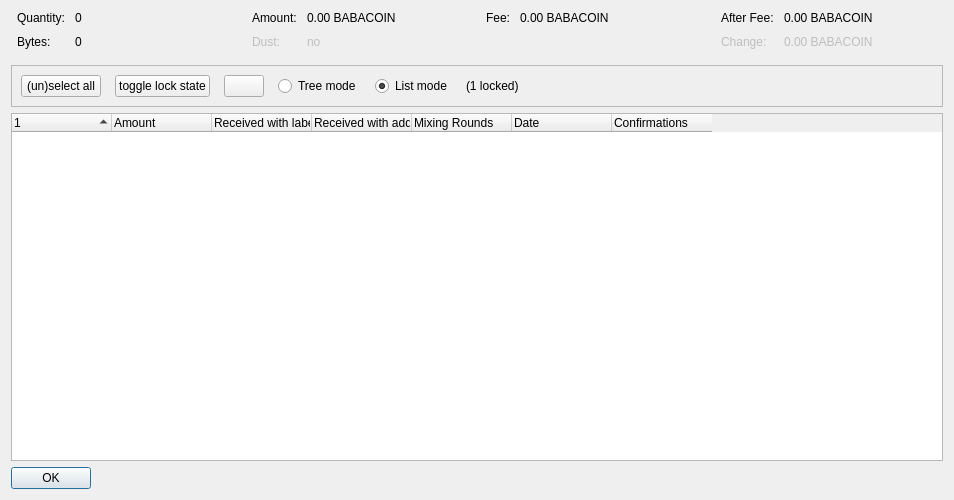
<?xml version="1.0" encoding="UTF-8"?>
<ui version="4.0">
 <class>CoinControlDialog</class>
 <widget class="QDialog" name="CoinControlDialog">
  <property name="geometry">
   <rect>
    <x>0</x>
    <y>0</y>
    <width>954</width>
    <height>500</height>
   </rect>
  </property>
  <property name="windowTitle">
   <string>Coin Selection</string>
  </property>
  <layout class="QVBoxLayout" name="verticalLayout">
   <item>
    <layout class="QHBoxLayout" name="horizontalLayoutTop" stretch="0,0,0,0">
     <property name="topMargin">
      <number>0</number>
     </property>
     <property name="bottomMargin">
      <number>10</number>
     </property>
     <item>
      <layout class="QFormLayout" name="formLayoutCoinControl1">
       <property name="horizontalSpacing">
        <number>10</number>
       </property>
       <property name="verticalSpacing">
        <number>10</number>
       </property>
       <property name="leftMargin">
        <number>6</number>
       </property>
       <property name="rightMargin">
        <number>6</number>
       </property>
       <item row="0" column="0">
        <widget class="QLabel" name="labelCoinControlQuantityText">
         <property name="text">
          <string>Quantity:</string>
         </property>
        </widget>
       </item>
       <item row="0" column="1">
        <widget class="QLabel" name="labelCoinControlQuantity">
         <property name="cursor">
          <cursorShape>IBeamCursor</cursorShape>
         </property>
         <property name="contextMenuPolicy">
          <enum>Qt::ActionsContextMenu</enum>
         </property>
         <property name="text">
          <string notr="true">0</string>
         </property>
         <property name="textInteractionFlags">
          <set>Qt::LinksAccessibleByMouse|Qt::TextSelectableByKeyboard|Qt::TextSelectableByMouse</set>
         </property>
        </widget>
       </item>
       <item row="1" column="0">
        <widget class="QLabel" name="labelCoinControlBytesText">
         <property name="text">
          <string>Bytes:</string>
         </property>
        </widget>
       </item>
       <item row="1" column="1">
        <widget class="QLabel" name="labelCoinControlBytes">
         <property name="cursor">
          <cursorShape>IBeamCursor</cursorShape>
         </property>
         <property name="contextMenuPolicy">
          <enum>Qt::ActionsContextMenu</enum>
         </property>
         <property name="text">
          <string notr="true">0</string>
         </property>
         <property name="textInteractionFlags">
          <set>Qt::LinksAccessibleByMouse|Qt::TextSelectableByKeyboard|Qt::TextSelectableByMouse</set>
         </property>
        </widget>
       </item>
      </layout>
     </item>
     <item>
      <layout class="QFormLayout" name="formLayoutCoinControl2">
       <property name="horizontalSpacing">
        <number>10</number>
       </property>
       <property name="verticalSpacing">
        <number>10</number>
       </property>
       <property name="leftMargin">
        <number>6</number>
       </property>
       <property name="rightMargin">
        <number>6</number>
       </property>
       <item row="0" column="0">
        <widget class="QLabel" name="labelCoinControlAmountText">
         <property name="text">
          <string>Amount:</string>
         </property>
        </widget>
       </item>
       <item row="0" column="1">
        <widget class="QLabel" name="labelCoinControlAmount">
         <property name="cursor">
          <cursorShape>IBeamCursor</cursorShape>
         </property>
         <property name="contextMenuPolicy">
          <enum>Qt::ActionsContextMenu</enum>
         </property>
         <property name="text">
          <string notr="true">0.00 BABACOIN</string>
         </property>
         <property name="textInteractionFlags">
          <set>Qt::LinksAccessibleByMouse|Qt::TextSelectableByKeyboard|Qt::TextSelectableByMouse</set>
         </property>
        </widget>
       </item>
       <item row="1" column="0">
        <widget class="QLabel" name="labelCoinControlLowOutputText">
         <property name="enabled">
          <bool>false</bool>
         </property>
         <property name="text">
          <string>Dust:</string>
         </property>
        </widget>
       </item>
       <item row="1" column="1">
        <widget class="QLabel" name="labelCoinControlLowOutput">
         <property name="enabled">
          <bool>false</bool>
         </property>
         <property name="cursor">
          <cursorShape>IBeamCursor</cursorShape>
         </property>
         <property name="contextMenuPolicy">
          <enum>Qt::ActionsContextMenu</enum>
         </property>
         <property name="text">
          <string notr="true">no</string>
         </property>
         <property name="textInteractionFlags">
          <set>Qt::LinksAccessibleByMouse|Qt::TextSelectableByKeyboard|Qt::TextSelectableByMouse</set>
         </property>
        </widget>
       </item>
      </layout>
     </item>
     <item>
      <layout class="QFormLayout" name="formLayoutCoinControl3">
       <property name="horizontalSpacing">
        <number>10</number>
       </property>
       <property name="verticalSpacing">
        <number>10</number>
       </property>
       <property name="leftMargin">
        <number>6</number>
       </property>
       <property name="rightMargin">
        <number>6</number>
       </property>
       <item row="0" column="0">
        <widget class="QLabel" name="labelCoinControlFeeText">
         <property name="text">
          <string>Fee:</string>
         </property>
        </widget>
       </item>
       <item row="0" column="1">
        <widget class="QLabel" name="labelCoinControlFee">
         <property name="cursor">
          <cursorShape>IBeamCursor</cursorShape>
         </property>
         <property name="contextMenuPolicy">
          <enum>Qt::ActionsContextMenu</enum>
         </property>
         <property name="text">
          <string notr="true">0.00 BABACOIN</string>
         </property>
         <property name="textInteractionFlags">
          <set>Qt::LinksAccessibleByMouse|Qt::TextSelectableByKeyboard|Qt::TextSelectableByMouse</set>
         </property>
        </widget>
       </item>
      </layout>
     </item>
     <item>
      <layout class="QFormLayout" name="formLayoutCoinControl4">
       <property name="horizontalSpacing">
        <number>10</number>
       </property>
       <property name="verticalSpacing">
        <number>10</number>
       </property>
       <property name="leftMargin">
        <number>6</number>
       </property>
       <property name="rightMargin">
        <number>6</number>
       </property>
       <item row="0" column="0">
        <widget class="QLabel" name="labelCoinControlAfterFeeText">
         <property name="text">
          <string>After Fee:</string>
         </property>
        </widget>
       </item>
       <item row="0" column="1">
        <widget class="QLabel" name="labelCoinControlAfterFee">
         <property name="cursor">
          <cursorShape>IBeamCursor</cursorShape>
         </property>
         <property name="contextMenuPolicy">
          <enum>Qt::ActionsContextMenu</enum>
         </property>
         <property name="text">
          <string notr="true">0.00 BABACOIN</string>
         </property>
         <property name="textInteractionFlags">
          <set>Qt::LinksAccessibleByMouse|Qt::TextSelectableByKeyboard|Qt::TextSelectableByMouse</set>
         </property>
        </widget>
       </item>
       <item row="1" column="0">
        <widget class="QLabel" name="labelCoinControlChangeText">
         <property name="enabled">
          <bool>false</bool>
         </property>
         <property name="text">
          <string>Change:</string>
         </property>
        </widget>
       </item>
       <item row="1" column="1">
        <widget class="QLabel" name="labelCoinControlChange">
         <property name="enabled">
          <bool>false</bool>
         </property>
         <property name="cursor">
          <cursorShape>IBeamCursor</cursorShape>
         </property>
         <property name="contextMenuPolicy">
          <enum>Qt::ActionsContextMenu</enum>
         </property>
         <property name="text">
          <string notr="true">0.00 BABACOIN</string>
         </property>
         <property name="textInteractionFlags">
          <set>Qt::LinksAccessibleByMouse|Qt::TextSelectableByKeyboard|Qt::TextSelectableByMouse</set>
         </property>
        </widget>
       </item>
      </layout>
     </item>
    </layout>
   </item>
   <item>
    <widget class="QFrame" name="frame">
     <property name="minimumSize">
      <size>
       <width>0</width>
       <height>40</height>
      </size>
     </property>
     <property name="frameShape">
      <enum>QFrame::StyledPanel</enum>
     </property>
     <property name="frameShadow">
      <enum>QFrame::Sunken</enum>
     </property>
     <layout class="QHBoxLayout" name="horizontalLayout">
      <item>
       <layout class="QHBoxLayout" name="horizontalLayoutPanel" stretch="0,0,0,0,0,0,0">
        <property name="spacing">
         <number>14</number>
        </property>
        <item>
         <widget class="QPushButton" name="pushButtonSelectAll">
          <property name="sizePolicy">
           <sizepolicy hsizetype="Maximum" vsizetype="Fixed">
            <horstretch>0</horstretch>
            <verstretch>0</verstretch>
           </sizepolicy>
          </property>
          <property name="text">
           <string>(un)select all</string>
          </property>
          <property name="autoDefault">
           <bool>false</bool>
          </property>
         </widget>
        </item>
        <item>
         <widget class="QPushButton" name="pushButtonToggleLock">
          <property name="sizePolicy">
           <sizepolicy hsizetype="Maximum" vsizetype="Fixed">
            <horstretch>0</horstretch>
            <verstretch>0</verstretch>
           </sizepolicy>
          </property>
          <property name="text">
           <string>toggle lock state</string>
          </property>
          <property name="autoDefault">
           <bool>false</bool>
          </property>
         </widget>
        </item>
        <item>
         <widget class="QPushButton" name="hideButton">
          <property name="sizePolicy">
           <sizepolicy hsizetype="Maximum" vsizetype="Fixed">
            <horstretch>0</horstretch>
            <verstretch>0</verstretch>
           </sizepolicy>
          </property>
          <property name="text">
           <string/>
          </property>
          <property name="autoDefault">
           <bool>false</bool>
          </property>
         </widget>
        </item>
        <item>
         <widget class="QRadioButton" name="radioTreeMode">
          <property name="sizePolicy">
           <sizepolicy hsizetype="Maximum" vsizetype="Fixed">
            <horstretch>0</horstretch>
            <verstretch>0</verstretch>
           </sizepolicy>
          </property>
          <property name="text">
           <string>Tree mode</string>
          </property>
         </widget>
        </item>
        <item>
         <widget class="QRadioButton" name="radioListMode">
          <property name="sizePolicy">
           <sizepolicy hsizetype="Maximum" vsizetype="Fixed">
            <horstretch>0</horstretch>
            <verstretch>0</verstretch>
           </sizepolicy>
          </property>
          <property name="text">
           <string>List mode</string>
          </property>
          <property name="checked">
           <bool>true</bool>
          </property>
         </widget>
        </item>
        <item>
         <widget class="QLabel" name="labelLocked">
          <property name="text">
           <string>(1 locked)</string>
          </property>
         </widget>
        </item>
        <item>
         <spacer name="horizontalSpacer">
          <property name="orientation">
           <enum>Qt::Horizontal</enum>
          </property>
          <property name="sizeHint" stdset="0">
           <size>
            <width>40</width>
            <height>20</height>
           </size>
          </property>
         </spacer>
        </item>
       </layout>
      </item>
     </layout>
    </widget>
   </item>
   <item>
    <widget class="CoinControlTreeWidget" name="treeWidget">
     <property name="contextMenuPolicy">
      <enum>Qt::CustomContextMenu</enum>
     </property>
     <property name="sortingEnabled">
      <bool>false</bool>
     </property>
     <property name="columnCount">
      <number>7</number>
     </property>
     <attribute name="headerShowSortIndicator" stdset="0">
      <bool>true</bool>
     </attribute>
     <attribute name="headerStretchLastSection">
      <bool>false</bool>
     </attribute>
     <column>
      <property name="text">
       <string/>
      </property>
     </column>
     <column>
      <property name="text">
       <string>Amount</string>
      </property>
     </column>
     <column>
      <property name="text">
       <string>Received with label</string>
      </property>
     </column>
     <column>
      <property name="text">
       <string>Received with address</string>
      </property>
     </column>
     <column>
      <property name="text">
       <string>Mixing Rounds</string>
      </property>
     </column>
     <column>
      <property name="text">
       <string>Date</string>
      </property>
     </column>
     <column>
      <property name="text">
       <string>Confirmations</string>
      </property>
      <property name="toolTip">
       <string>Confirmed</string>
      </property>
     </column>
    </widget>
   </item>
   <item>
    <widget class="QDialogButtonBox" name="buttonBox">
     <property name="sizePolicy">
      <sizepolicy hsizetype="Maximum" vsizetype="Fixed">
       <horstretch>0</horstretch>
       <verstretch>0</verstretch>
      </sizepolicy>
     </property>
     <property name="orientation">
      <enum>Qt::Horizontal</enum>
     </property>
     <property name="standardButtons">
      <set>QDialogButtonBox::Ok</set>
     </property>
    </widget>
   </item>
  </layout>
 </widget>
 <customwidgets>
  <customwidget>
   <class>CoinControlTreeWidget</class>
   <extends>QTreeWidget</extends>
   <header>qt/coincontroltreewidget.h</header>
  </customwidget>
 </customwidgets>
 <resources/>
 <connections/>
</ui>
